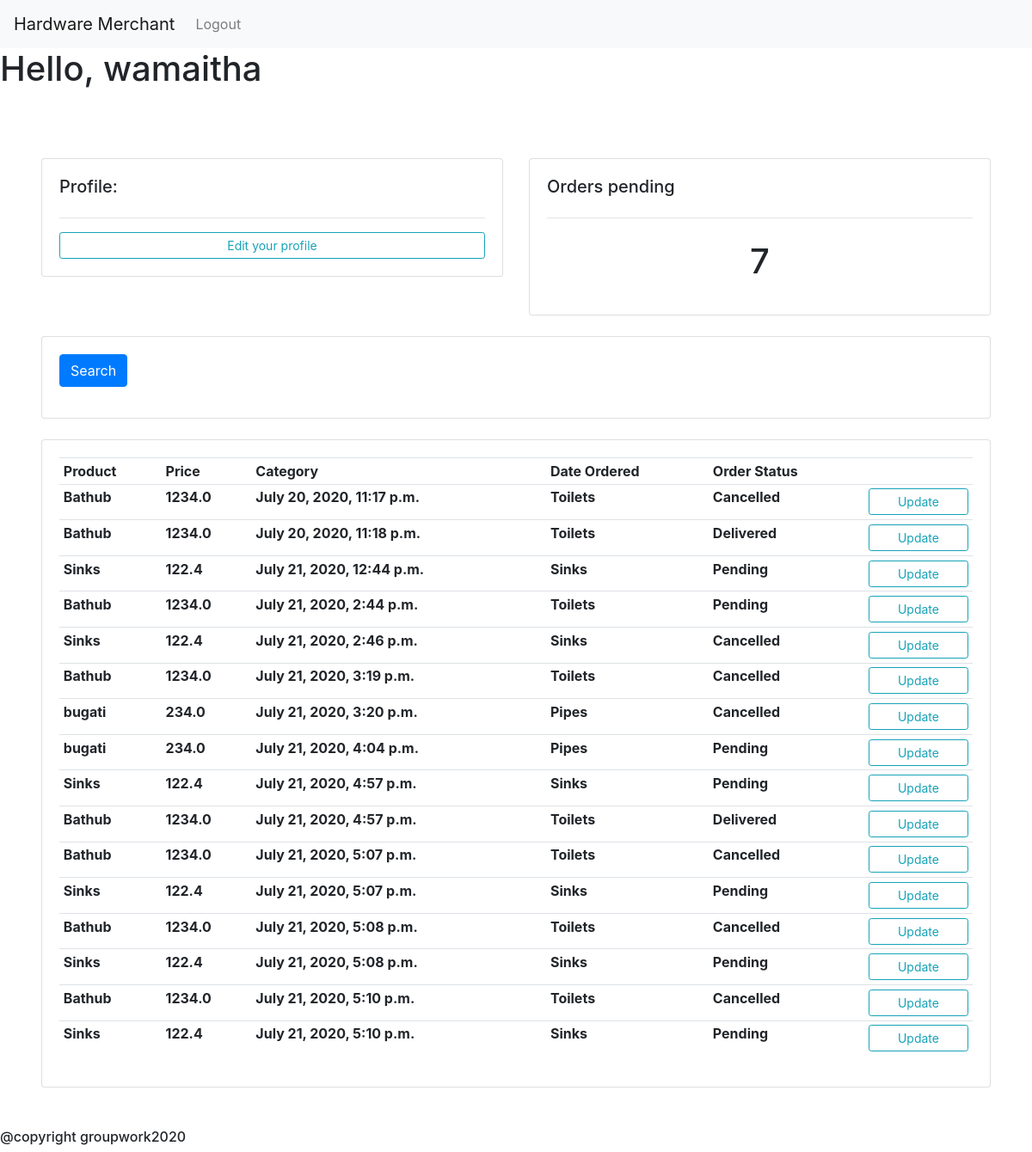
Page /intern/Joshua/ (signed in) on the committed database.
### main/models.py (models this page shows, shortened)
class Order(models.Model):
    STATUS =(
                ('Pending', 'Pending'),
                ('Cancelled', 'Cancelled'),
                ('Delivered', 'Delivered'),
            )
    customer = models.ForeignKey(Customer, null=True, on_delete = models.SET_NULL)
    product =models.ForeignKey(Product, null=True, on_delete = models.SET_NULL)
    status =models.CharField(max_length=200, null=True, choices=STATUS)
    date_created=models.DateTimeField(auto_now_add=True,  null=True)

class Product(models.Model):
    CATEGORY = (
                    ('Sinks', 'Sinks'),
                    ('Pipes', 'Pipes'),
                    ('Toilets', 'Toilets'),
                )
    name=models.CharField(max_length=200, null=True)
    price=models.FloatField(max_length=200, null=True)
    category=models.CharField(max_length=200, null=True,choices=CATEGORY)
    description=models.CharField(max_length=200, null=True, blank=True)
    date_created=models.DateTimeField(auto_now_add=True,  null=True)
    image_url = models.CharField(max_length=200, null=True,default='https://upload.wikimedia.org/wikipedia/commons/8/89/Portrait_Placeholder.png' )
    stock_number = models.IntegerField(null=True, default=0)

### main/views.py (the view)
# urls.py: path("intern/<slug:username>/", views.intern, name='intern'),
@login_required(login_url='main:login')
def intern(request, username):
    username = Intern.objects.get(name=username)
    orders = Order.objects.all()
    pending_orders = orders.filter(status='Pending').count()
    context = {
        'username': username,
        'orders': orders,
        'pending_orders': pending_orders,
    }
    return render(request, 'main/intern.html', context)

### main/templates/main/intern.html
{% extends 'main/base.html' %}
{% block content%}
	<br>
<div class="" style="margin: 1%; padding: 3%">
<div class="row">
	<div class="col-md">
		<div class="card card-body">
			<h5>Profile:</h5>
			<hr>
			<a class="btn btn-outline-info  btn-sm btn-block" href="">Edit your profile</a>
		</div>
	</div>
	<div class="col-md">
		<div class="card card-body">
			<h5>Orders pending</h5>
			<hr>
			<h1 style="text-align: center;padding: 10px">{{ pending_orders }}</h1>
		</div>
	</div>
</div>
<br>
<div class="row">
	<div class="col">
		<div class="card card-body">
			<form method="get">
		    <button class="btn btn-primary" type="submit">Search</button>
		  </form>
		</div>
	</div>
</div>
<br>
      <div class="row">
        <div class="col-md">
            <div class="card card-body">
                <table class="table table-sm">
                    <tr>
                        <th>Product</th>
                        <th>Price</th>
                        <th>Category</th>
                        <th>Date Ordered</th>
                        <th>Order Status</th>
                        <th></th>
                    </tr>
                      {% for order in orders %}
                    <tr>
                        <th>  {{order.product.name}}</th>
                        <th>  {{order.product.price}}</th>
                        <th>  {{order.date_created}}</th>
                        <th>  {{order.product.category}}</th>
                        <th>  {{order.status}}</th>
                        <th> <a class="btn btn-outline-info  btn-sm btn-block" href="{% url 'main:updateorder' order.id %}">Update</a></th>
                    </tr>
                    {% endfor %}
                </table>
            </div>
        </div>
    </div>
</div>
{% endblock %}

### main/templates/main/base.html (shortened to what this page needs)
{% load static %}
<html lang="en">
  <head>
    <link rel="stylesheet" href="https://stackpath.bootstrapcdn.com/bootstrap/4.5.0/css/bootstrap.min.css">
  </head>
  <body>
    <nav class="navbar navbar-expand-lg navbar-light bg-light">
  <a class="navbar-brand" href="#"> Hardware Merchant</a>
  <div class="collapse navbar-collapse" id="navbarNav">
    <ul class="navbar-nav">
      <li class="nav-item">
        <a class="nav-link" href="{% url 'main:logout' %}">Logout</a>
      </li>
    </ul>
  </div>
</nav>
            <h1 class="user">Hello, {{request.user}}</h1>
    {% block content %}
    {% endblock %}
    <h6>@copyright groupwork2020</h6>
  </body>
</html>

### rows in the picture
Order: product.name "Bathub", product.price "1234.0", date_created "July 20, 2020, 11:17 p.m.", product.category "Toilets", status "Cancelled"
Order: product.name "Bathub", product.price "1234.0", date_created "July 20, 2020, 11:18 p.m.", product.category "Toilets", status "Delivered"
Order: product.name "Sinks", product.price "122.4", date_created "July 21, 2020, 12:44 p.m.", product.category "Sinks", status "Pending"
Order: product.name "Bathub", product.price "1234.0", date_created "July 21, 2020, 2:44 p.m.", product.category "Toilets", status "Pending"
Order: product.name "Sinks", product.price "122.4", date_created "July 21, 2020, 2:46 p.m.", product.category "Sinks", status "Cancelled"
Order: product.name "Bathub", product.price "1234.0", date_created "July 21, 2020, 3:19 p.m.", product.category "Toilets", status "Cancelled"
Order: product.name "bugati", product.price "234.0", date_created "July 21, 2020, 3:20 p.m.", product.category "Pipes", status "Cancelled"
Order: product.name "bugati", product.price "234.0", date_created "July 21, 2020, 4:04 p.m.", product.category "Pipes", status "Pending"
Order: product.name "Sinks", product.price "122.4", date_created "July 21, 2020, 4:57 p.m.", product.category "Sinks", status "Pending"
Order: product.name "Bathub", product.price "1234.0", date_created "July 21, 2020, 4:57 p.m.", product.category "Toilets", status "Delivered"
Order: product.name "Bathub", product.price "1234.0", date_created "July 21, 2020, 5:07 p.m.", product.category "Toilets", status "Cancelled"
Order: product.name "Sinks", product.price "122.4", date_created "July 21, 2020, 5:07 p.m.", product.category "Sinks", status "Pending"
Order: product.name "Bathub", product.price "1234.0", date_created "July 21, 2020, 5:08 p.m.", product.category "Toilets", status "Cancelled"
Order: product.name "Sinks", product.price "122.4", date_created "July 21, 2020, 5:08 p.m.", product.category "Sinks", status "Pending"
Order: product.name "Bathub", product.price "1234.0", date_created "July 21, 2020, 5:10 p.m.", product.category "Toilets", status "Cancelled"
Order: product.name "Sinks", product.price "122.4", date_created "July 21, 2020, 5:10 p.m.", product.category "Sinks", status "Pending"

### other values in the picture
{{ request.user }} "wamaitha"
{{ pending_orders }} "7"
